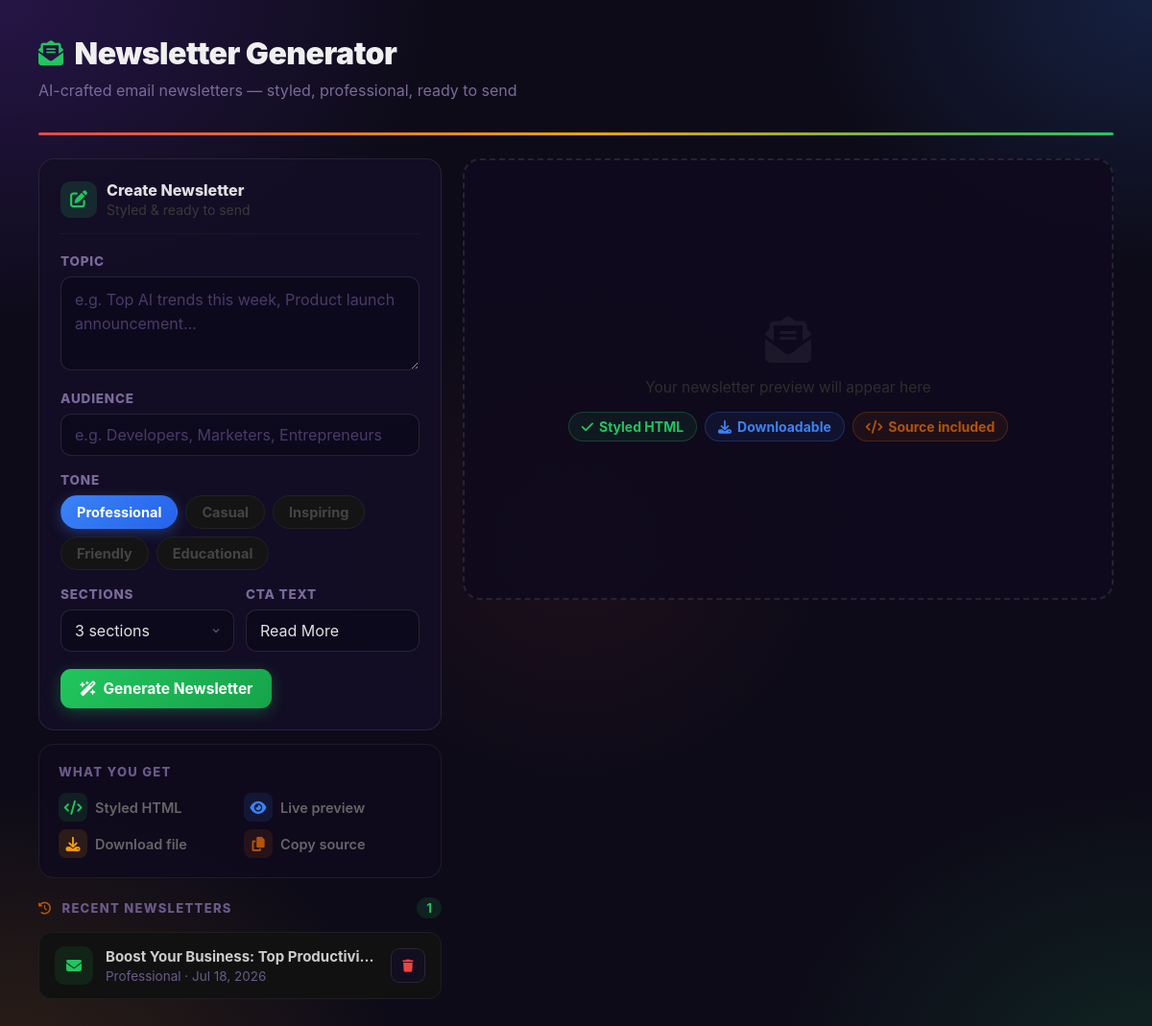
The page /emailnewsgen/ on the database its author committed.
### models.py (models this page shows)
class Newsletter(db.Model):
    __tablename__ = "newsletters"
    id           = db.Column(db.Integer, primary_key=True)
    subject      = db.Column(db.String(500))
    topic        = db.Column(db.Text)
    audience     = db.Column(db.String(200))
    tone         = db.Column(db.String(100))
    content_html = db.Column(db.Text)
    created_at   = db.Column(db.DateTime, default=datetime.utcnow)

### apps/emailnewsgen/__init__.py (the view)
@emailnewsgen_bp.route("/")
def index():
    newsletters = Newsletter.query.order_by(Newsletter.created_at.desc()).limit(20).all()
    return render_template("emailnewsgen/index.html", newsletters=newsletters)

### templates/emailnewsgen/index.html (shortened to what this page needs)
{% extends "base.html" %}
{% block content %}
<div class="page-header anim-up">
  <h1><i class="fas fa-envelope-open-text"></i> Newsletter Generator</h1>
  <p class="subtitle">AI-crafted email newsletters — styled, professional, ready to send</p>
</div>
<div class="color-bar"></div>
<div class="split-lg">
  <div class="sticky-col">
    <div class="card card-glow anim-up d1">
      <div class="form-card-header">
        <div class="form-card-icon"><i class="fas fa-pen-to-square"></i></div>
        <div>
          <div style="font-size:16px;font-weight:800;color:#e0e0e0;">Create Newsletter</div>
          <div style="font-size:14px;color:#3a3a3a;margin-top:2px;">Styled &amp; ready to send</div>
        </div>
      </div>
      <div class="form-group">
        <label class="form-label">Topic</label>
        <textarea class="textarea" id="topic" rows="3"
          placeholder="e.g. Top AI trends this week, Product launch announcement…"></textarea>
      </div>
      <div class="form-group">
        <label class="form-label">Audience</label>
        <input class="input" id="audience" placeholder="e.g. Developers, Marketers, Entrepreneurs">
      </div>
      <div class="form-group">
        <label class="form-label">Tone</label>
        <div class="tone-pills" id="tonePills">
          <div class="tone-pill selected" data-tone="Professional" onclick="selectTone(this)">Professional</div>
          <div class="tone-pill" data-tone="Casual"       onclick="selectTone(this)">Casual</div>
          <div class="tone-pill" data-tone="Inspiring"    onclick="selectTone(this)">Inspiring</div>
          <div class="tone-pill" data-tone="Friendly"     onclick="selectTone(this)">Friendly</div>
          <div class="tone-pill" data-tone="Educational"  onclick="selectTone(this)">Educational</div>
        </div>
      </div>
      <div class="input-row">
        <div class="form-group mb-0">
          <label class="form-label">Sections</label>
          <select class="select" id="num_sections">
            <option value="3" selected>3 sections</option>
          </select>
        </div>
        <div class="form-group mb-0">
          <label class="form-label">CTA Text</label>
          <input class="input" id="cta_text" placeholder="Read More" value="Read More">
        </div>
      </div>
      <button class="btn btn-success" id="genBtn" onclick="generate()" style="margin-top:18px;">
        <i class="fas fa-wand-magic-sparkles"></i> Generate Newsletter
      </button>
    </div>
    <div class="card-flat anim-up d3" style="margin-top:0;">
      <p class="section-label" style="margin-top:0;">What you get</p>
      <div style="display:grid;grid-template-columns:1fr 1fr;gap:8px;">
        <div style="display:flex;align-items:center;gap:8px;">
          <div class="feat-icon feat-icon-green" style="width:30px;height:30px;font-size:15px;border-radius:8px;flex-shrink:0;"><i class="fas fa-code"></i></div>
          <span style="font-size:14.5px;color:#666;font-weight:600;">Styled HTML</span>
        </div>
        <div style="display:flex;align-items:center;gap:8px;">
          <div class="feat-icon feat-icon-blue" style="width:30px;height:30px;font-size:15px;border-radius:8px;flex-shrink:0;"><i class="fas fa-eye"></i></div>
          <span style="font-size:14.5px;color:#666;font-weight:600;">Live preview</span>
        </div>
        <div style="display:flex;align-items:center;gap:8px;">
          <div class="feat-icon feat-icon-yellow" style="width:30px;height:30px;font-size:15px;border-radius:8px;flex-shrink:0;"><i class="fas fa-download"></i></div>
          <span style="font-size:14.5px;color:#666;font-weight:600;">Download file</span>
        </div>
        <div style="display:flex;align-items:center;gap:8px;">
          <div class="feat-icon feat-icon-brown" style="width:30px;height:30px;font-size:15px;border-radius:8px;flex-shrink:0;"><i class="fas fa-copy"></i></div>
          <span style="font-size:14.5px;color:#666;font-weight:600;">Copy source</span>
        </div>
      </div>
    </div>
    <div style="margin-top:20px;">
      <div class="flex items-center justify-between" style="margin-bottom:14px;">
        <p class="section-label" style="margin:0;">
          <i class="fas fa-clock-rotate-left" style="color:var(--brown);margin-right:6px;"></i>
          Recent Newsletters
        </p>
        {% if newsletters %}
        <span class="badge badge-green">{{ newsletters|length }}</span>
        {% endif %}
      </div>
      <div id="historyList">
        {% if newsletters %}
          {% for nl in newsletters %}
          <div class="nl-history-item" id="nl-{{ nl.id }}">
            <div class="history-icon" style="background:rgba(34,197,94,.1);color:var(--green);">
              <i class="fas fa-envelope"></i>
            </div>
            <div class="history-meta" onclick="downloadNl({{ nl.id }})" style="cursor:pointer;">
              <div class="title">{{ nl.subject }}</div>
              <div class="sub">{{ nl.tone }} &middot; {{ nl.created_at.strftime('%b %d, %Y') }}</div>
            </div>
            <div id="nl-del-{{ nl.id }}" style="display:flex;align-items:center;gap:4px;">
              <button class="btn btn-icon" onclick="askDeleteNl({{ nl.id }})" title="Delete">
                <i class="fas fa-trash" style="font-size:13px;color:var(--red);"></i>
              </button>
            </div>
          </div>
          {% endfor %}
        {% else %}
          <div class="empty-state" id="emptyState">
            <div class="icon"><i class="fas fa-envelope-open"></i></div>
            <p>No newsletters yet. Generate your first one!</p>
          </div>
        {% endif %}
      </div>
    </div>
  </div>
  <div class="anim-up d2">
    <div id="previewPlaceholder" class="preview-placeholder">
      <i class="fas fa-envelope-open-text ph-icon"></i>
      <p>Your newsletter preview will appear here</p>
      <div style="display:flex;gap:8px;flex-wrap:wrap;justify-content:center;">
        <span class="chip chip-green"><i class="fas fa-check"></i> Styled HTML</span>
        <span class="chip chip-blue"><i class="fas fa-download"></i> Downloadable</span>
        <span class="chip chip-brown"><i class="fas fa-code"></i> Source included</span>
      </div>
    </div>
  </div>
</div>
{% endblock %}

### templates/emailnewsgen/index.html (style rules this page uses)
.preview-placeholder { min-height: 460px; display: flex; flex-direction: column; align-items: center; justify-content: center; gap: 16px; border: 2px dashed rgba(255,255,255,.10); border-radius: 18px; background: rgba(16,10,30,.85); transition: border-color .3s; }
.preview-placeholder .ph-icon { font-size: 48px; opacity: .07; animation: float 3s ease-in-out infinite; }
.preview-placeholder p { color: #2e2e2e; font-size: 15.5px; }
.tone-pills { display: flex; flex-wrap: wrap; gap: 8px; margin-top: 8px; }
.tone-pill { padding: 8px 16px; border-radius: 20px; font-size: 14.5px; font-weight: 700; border: 1.5px solid #222; background: #141414; color: #444; cursor: pointer; transition: all .18s; user-select: none; }
.tone-pill.selected { color: #fff; border-color: transparent; }
.tone-pill[data-tone="Professional"].selected { background: linear-gradient(135deg,var(--blue),var(--blue-dark)); box-shadow: 0 4px 14px rgba(59,130,246,.35); }
.nl-history-item { display: flex; align-items: center; gap: 13px; background: #111; border: 1px solid #1e1e1e; border-radius: 13px; padding: 14px 16px; margin-bottom: 8px; transition: border-color .2s, background .2s, transform .2s; position: relative; overflow: hidden; }
.nl-history-item::before { content: ''; position: absolute; left: 0; top: 0; bottom: 0; width: 3px; background: linear-gradient(180deg, var(--green), var(--blue)); opacity: 0; transition: opacity .2s; }
.form-card-header { display: flex; align-items: center; gap: 10px; margin-bottom: 20px; padding-bottom: 16px; border-bottom: 1px solid #1a1a1a; }
.form-card-icon { width: 38px; height: 38px; border-radius: 10px; background: rgba(34,197,94,.15); color: var(--green); display: flex; align-items: center; justify-content: center; font-size: 18px; flex-shrink: 0; }

### rows shown on the page
Newsletter: subject "Boost Your Business: Top Productivi…", tone "Professional", created_at "Jul 18, 2026"

### other values the page prints
{{ newsletters|length }} "1"
